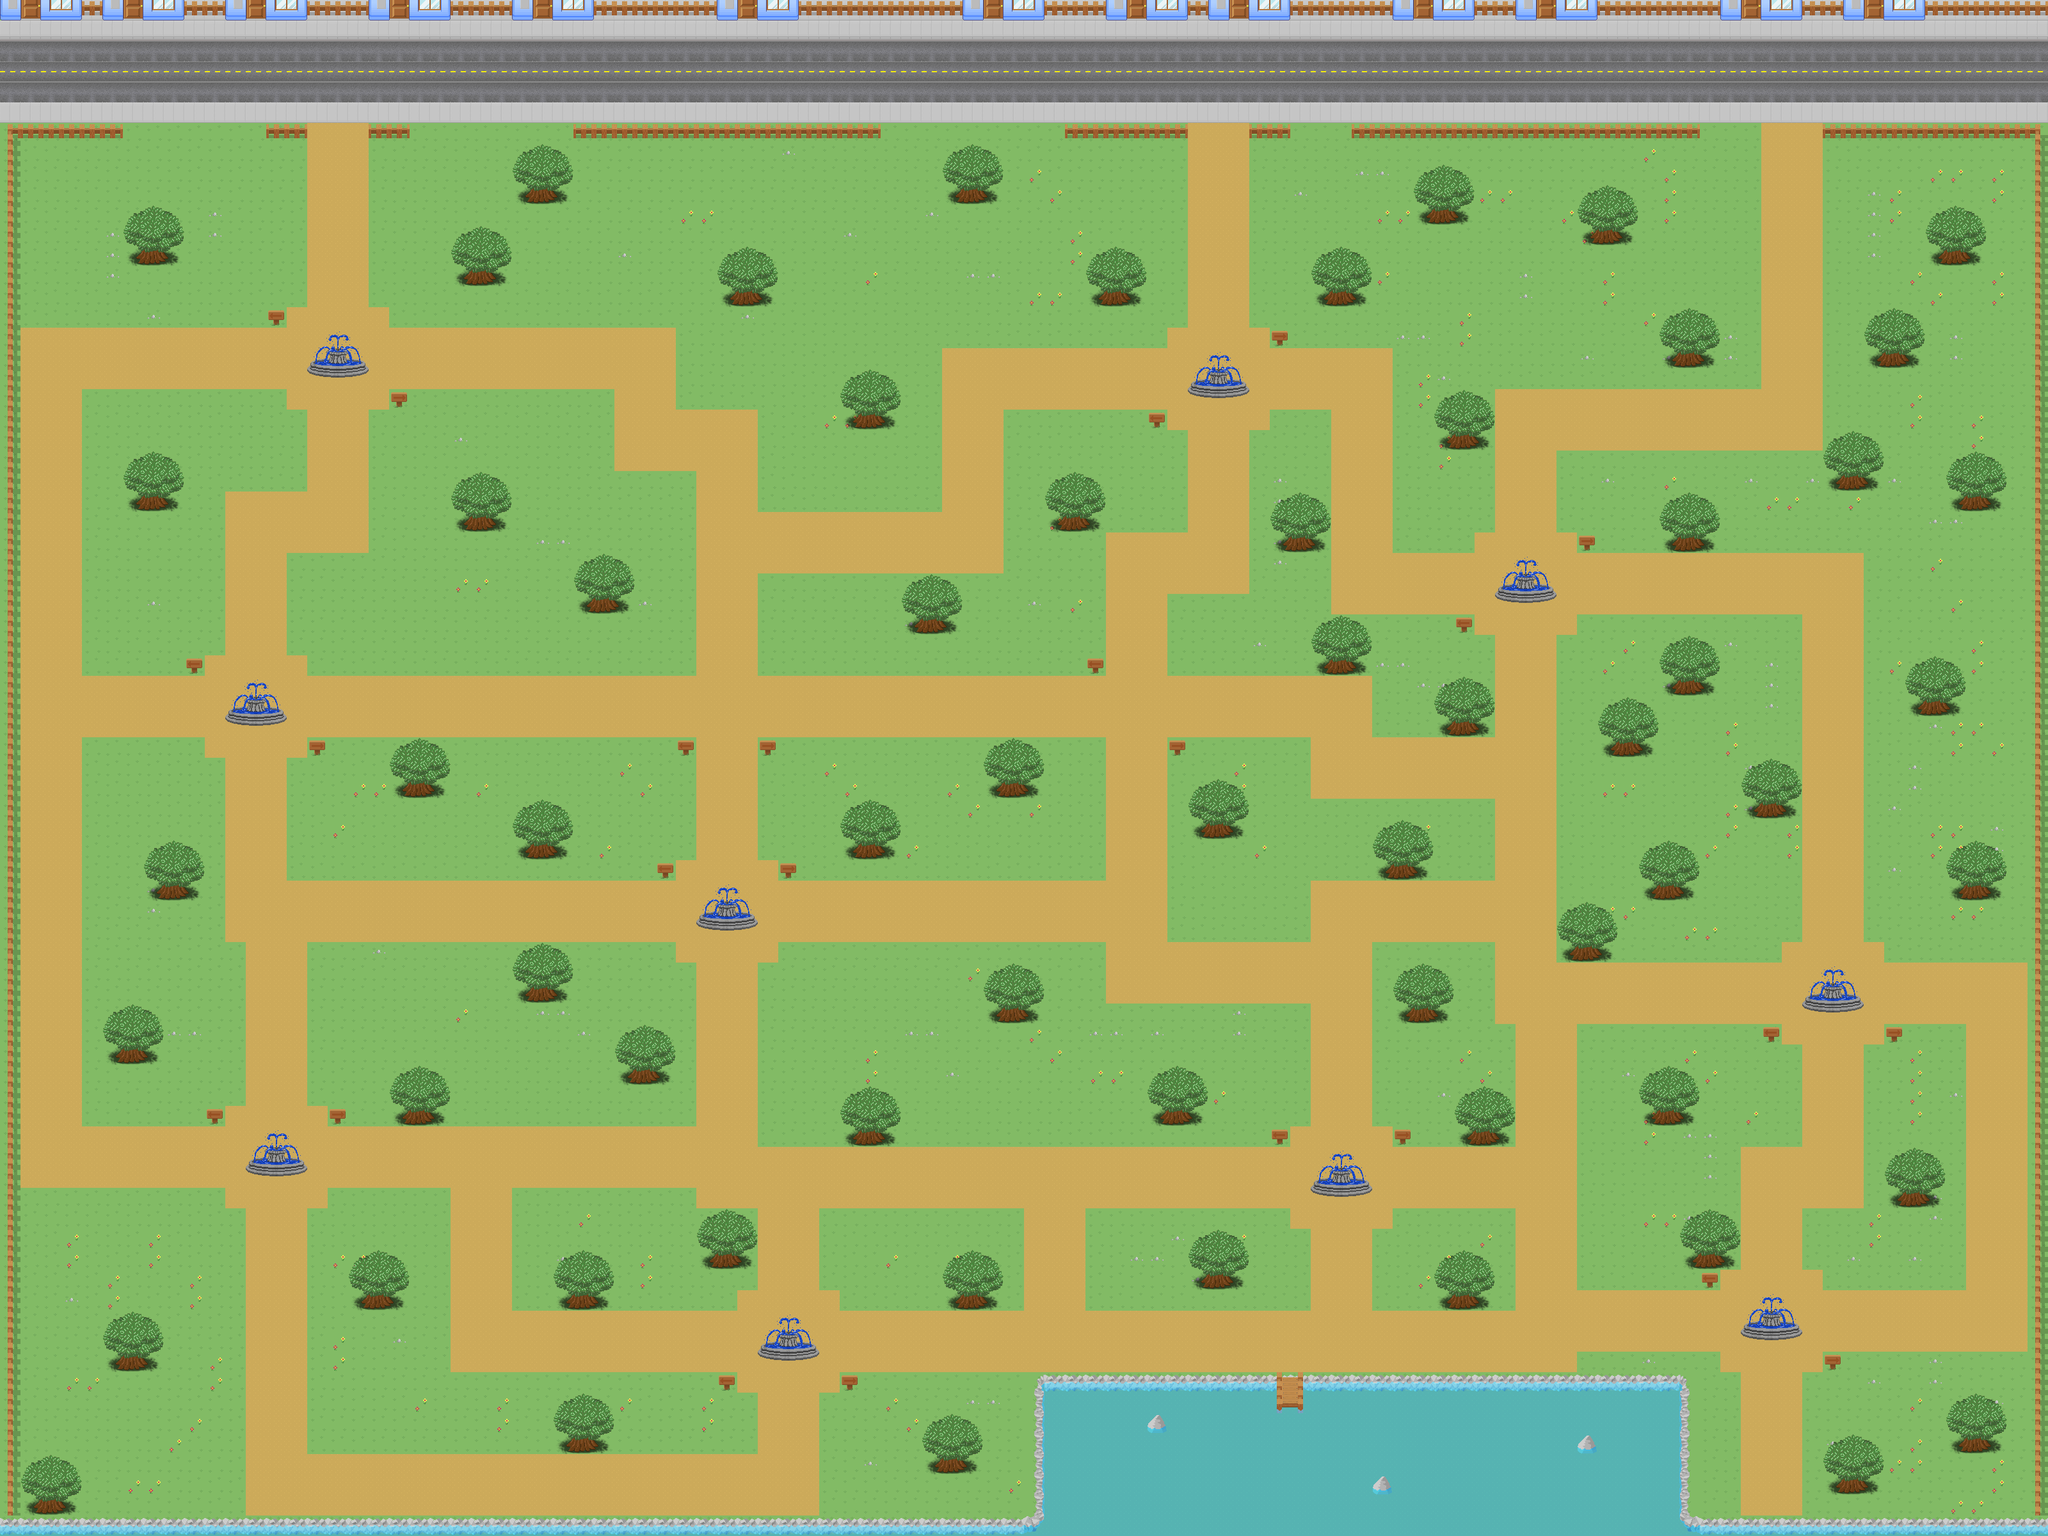

This is a level from a 2D game, rendered from its Tiled map with the project's own tilesets. A one-line summary and the map file follow, with tile-layer data summarised:
An orthogonal 100x75 tile map with 32x32 px tiles, 2 tile layers (fondo, objetos).

<map version="1.0" orientation="orthogonal" width="100" height="75" tilewidth="32" tileheight="32">
 <tileset firstgid="1" name="free_tileset_version_10" tilewidth="32" tileheight="32">
  <image source="free_tileset_version_10.png" width="480" height="1216" />
 </tileset>
 <layer name="fondo" width="100" height="75">
  <data>[7500 cells, 7500 non-empty, 12 distinct tile ids]</data>
 </layer>
 <layer name="objetos" width="100" height="75">
  <data>[7500 cells, 1104 non-empty, 45 distinct tile ids]</data>
 </layer>
</map>